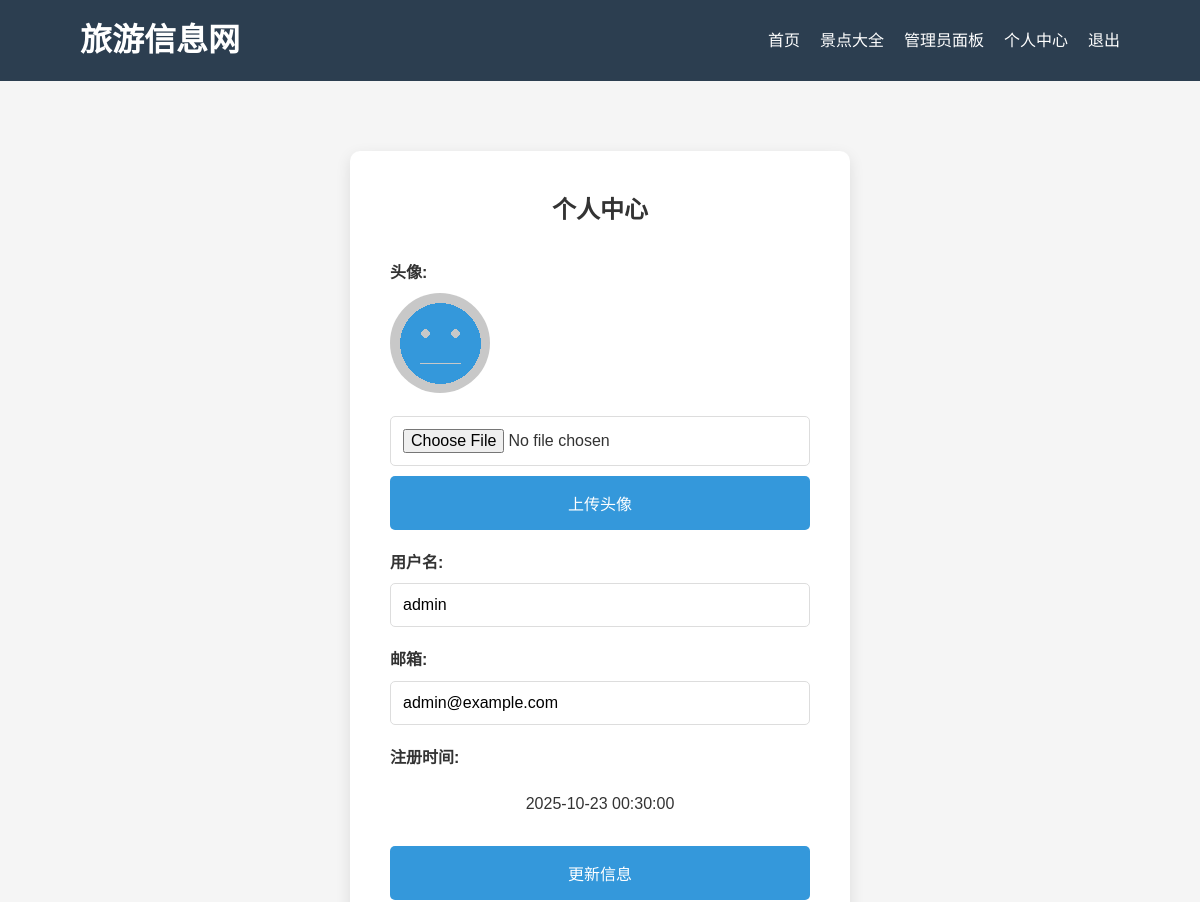
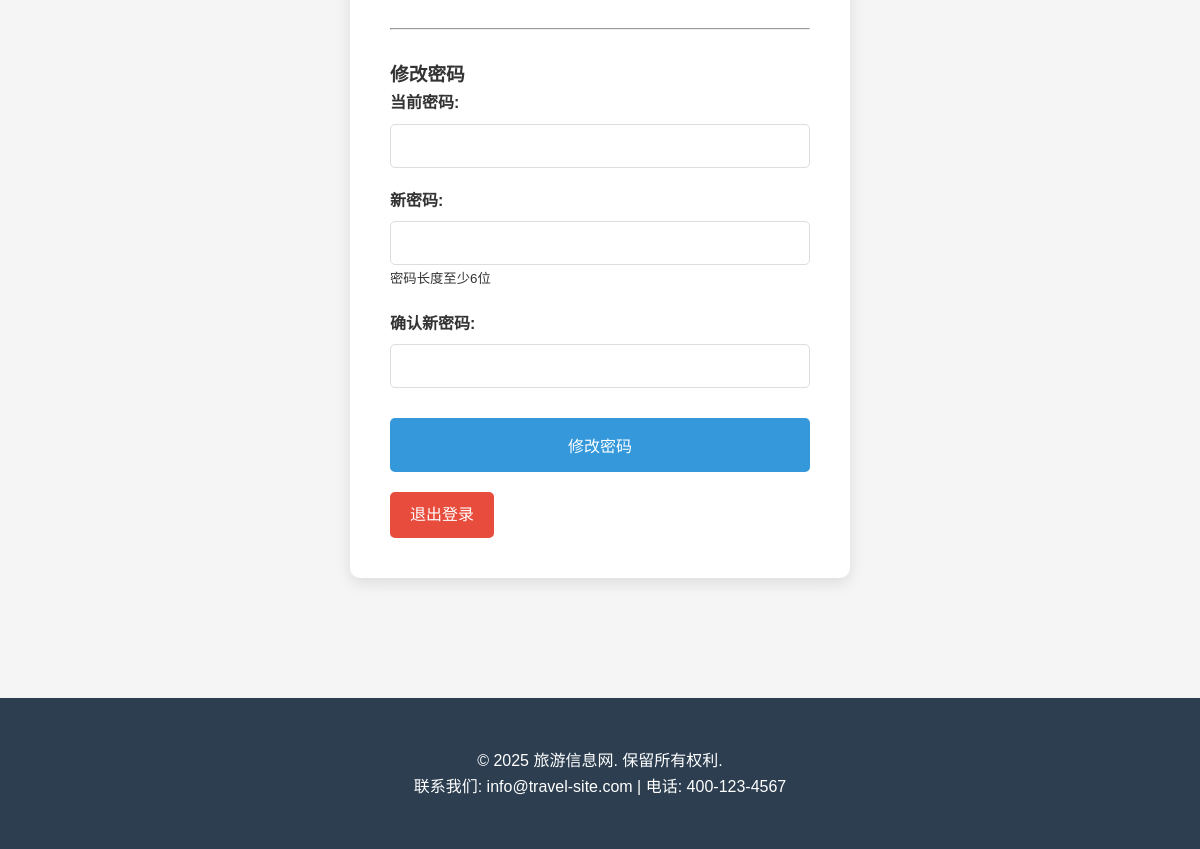
The app's page /profile.php (signed in) with its own data (2 pictures, top to bottom).
### tables this page shows
CREATE TABLE `users` (
  `id` int(11) NOT NULL AUTO_INCREMENT,
  `username` varchar(50) NOT NULL,
  `email` varchar(100) NOT NULL,
  `password` varchar(255) NOT NULL,
  `avatar` varchar(255) DEFAULT 'default.jpg',
  `created_at` timestamp NULL DEFAULT current_timestamp(),
  `is_admin` tinyint(1) DEFAULT 0,
  PRIMARY KEY (`id`),
  UNIQUE KEY `username` (`username`),
  UNIQUE KEY `email` (`email`)
);

### config.php (called while the page is built, shortened)
<?php
function executeQuery($pdo, $sql, $params = []) {
    try {
        $stmt = $pdo->prepare($sql);
        $stmt->execute($params);
        return $stmt;
    } catch (PDOException $e) {
        error_log("数据库查询错误: " . $e->getMessage() . " SQL: " . $sql);
        throw $e;
    }
}
?>

### profile.php (the view, shortened to what this page needs)
<?php
include 'config.php';
include 'header.php';
try {
    $stmt = executeQuery($pdo, "SELECT * FROM users WHERE id = ?", [$_SESSION['user_id']]);
    $user = $stmt->fetch();
} catch (PDOException $e) {
    error_log("获取用户信息失败: " . $e->getMessage());
    $error = "系统错误，请稍后再试";
}
?>
<div class="container">
    <div class="auth-form">
        <h2>个人中心</h2>
        <div class="form-group">
            <label>头像:</label>
            <div>
                <img src="avatars/<?php echo htmlspecialchars($user['avatar']); ?>" alt="头像" style="width: 100px; height: 100px; border-radius: 50%; object-fit: cover;">
            </div>
            <form method="POST" action="upload_avatar.php" enctype="multipart/form-data" style="margin-top: 15px;">
                <input type="file" name="avatar" accept="image/*" required>
                <button type="submit" class="btn" style="margin-top: 10px;">上传头像</button>
            </form>
        </div>
        <form method="POST">
            <div class="form-group">
                <label for="username">用户名:</label>
                <input type="text" id="username" name="username" value="<?php echo htmlspecialchars($user['username']); ?>" required>
            </div>
            <div class="form-group">
                <label for="email">邮箱:</label>
                <input type="email" id="email" name="email" value="<?php echo htmlspecialchars($user['email']); ?>" required>
            </div>
            <div class="form-group">
                <label>注册时间:</label>
                <p><?php echo htmlspecialchars($user['created_at']); ?></p>
            </div>
            <button type="submit" name="update_profile" class="btn">更新信息</button>
        </form>
        <hr style="margin: 30px 0;">
        <h3>修改密码</h3>
        <form method="POST">
            <div class="form-group">
                <label for="current_password">当前密码:</label>
                <input type="password" id="current_password" name="current_password" required>
            </div>
            <div class="form-group">
                <label for="new_password">新密码:</label>
                <input type="password" id="new_password" name="new_password" required>
                <small>密码长度至少6位</small>
            </div>
            <div class="form-group">
                <label for="confirm_password">确认新密码:</label>
                <input type="password" id="confirm_password" name="confirm_password" required>
            </div>
            <button type="submit" name="change_password" class="btn">修改密码</button>
        </form>
        <a href="logout.php" class="btn" style="background-color: #e74c3c; margin-top: 20px;">退出登录</a>
    </div>
</div>
<?php include 'footer.php'; ?>

### styles.css (style rules this page uses)
* { margin: 0; padding: 0; box-sizing: border-box; }
body { font-family: 'Arial', sans-serif; line-height: 1.6; color: #333; background-color: #f5f5f5; }
.container { width: 90%; max-width: 1200px; margin: 0 auto; padding: 20px 0; }
.btn { display: inline-block; background: #3498db; color: white; padding: 10px 20px; border-radius: 5px; text-decoration: none; margin-top: 10px; }
.auth-form { max-width: 500px; margin: 50px auto; background: white; padding: 40px; border-radius: 10px; box-shadow: 0 5px 15px rgba(0,0,0,0.1); }
.auth-form h2 { text-align: center; margin-bottom: 30px; }
.form-group { margin-bottom: 20px; }
.form-group label { display: block; margin-bottom: 8px; font-weight: bold; }
.form-group input { width: 100%; padding: 12px; border: 1px solid #ddd; border-radius: 5px; font-size: 1rem; }
.auth-form button { width: 100%; padding: 15px; background: #3498db; color: white; border: none; border-radius: 5px; font-size: 1rem; cursor: pointer; margin-top: 10px; }
.auth-form p { text-align: center; margin-top: 20px; }

### records on screen
users: avatar (placeholder picture), username "admin", email "admin@example.com", created_at "2025-10-23 00:30:00"
